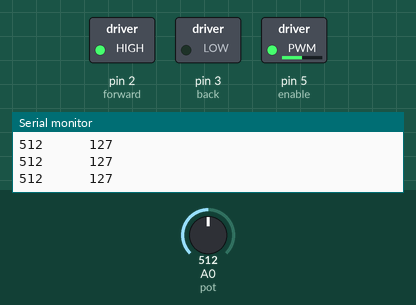
Bench run of a sketch on a simulated Arduino Uno, built with avr-gcc and run on an emulated ATmega328P. Shown: switched loads named in the sketch (green lamp = pin HIGH), the last lines printed to the serial monitor. Inputs (shaded band) come from the test bench; at power-on: A0 (pot) = 512.

Above: at 1.2 s.
1.3 s: A0 (pot) set to 716
At 2.3 s:
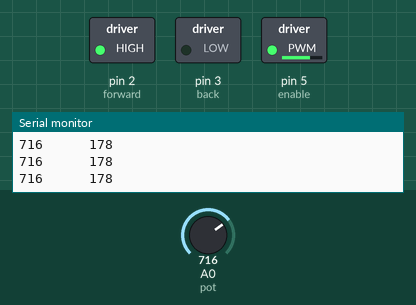
2.8 s: A0 (pot) set to 900
At 3.4 s:
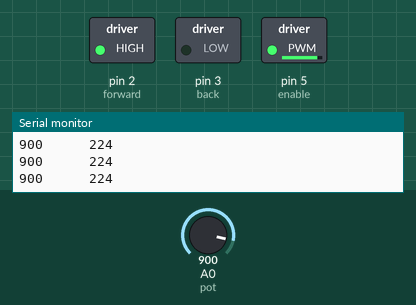
4.3 s: A0 (pot) set to 411
At 5.7 s:
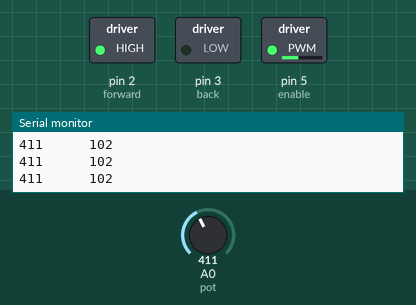
7.3 s: A0 (pot) set to 394
At 7.9 s:
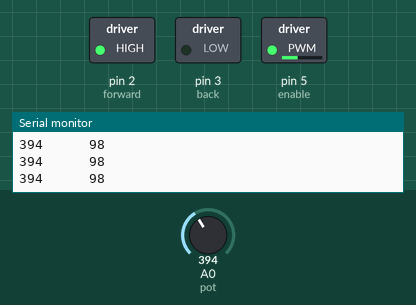
8.8 s: A0 (pot) set to 122
At 9.1 s:
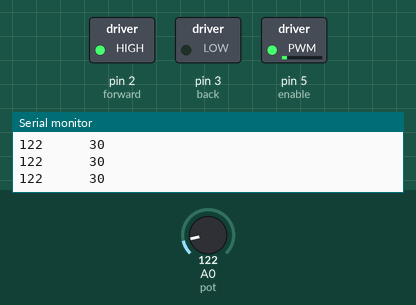
10.3 s: A0 (pot) set to 0
At 11.4 s:
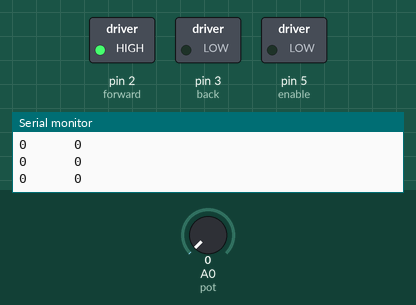
Timing chart, 0 to 12.8 s (numbered marks = the images above; inputs shaded):
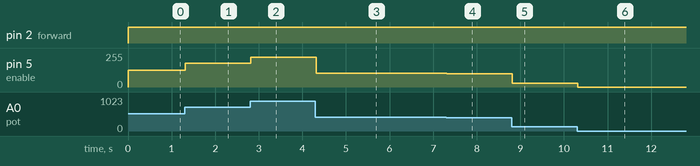

Measured:
- after the input at 1.3 s, pin 5 (enable): 127/255 → 178/255 at once
- after the input at 2.8 s, pin 5 (enable): 178/255 → 224/255 at once
- after the input at 4.3 s, pin 5 (enable): 224/255 → 102/255 at once
- after the input at 7.3 s, pin 5 (enable): 102/255 → 98/255 at once
- after the input at 8.8 s, pin 5 (enable): 98/255 → 30/255 at once
- after the input at 10.3 s, pin 5 (enable): 30/255 → 0/255 at once

The sketch:

Potentiometer_and_DC_Motor__Doesn_t_Work_.ino
```cpp
int forward = 2;
int back = 3;
int pot = A0;
int newpot ;
int enable = 5;
int potval;


void setup() {
Serial.begin(9600);
pinMode(forward, OUTPUT);
pinMode(back, OUTPUT);
pinMode(enable, OUTPUT);
pinMode(pot, INPUT);

}

void loop() {

potval = analogRead(pot);
newpot = map(potval,0,1023,0,255);
Serial.print(potval);
Serial.print("      ");
Serial.println(newpot);


analogWrite(enable, newpot);
digitalWrite(forward, HIGH);
digitalWrite(back, LOW);


}
```
